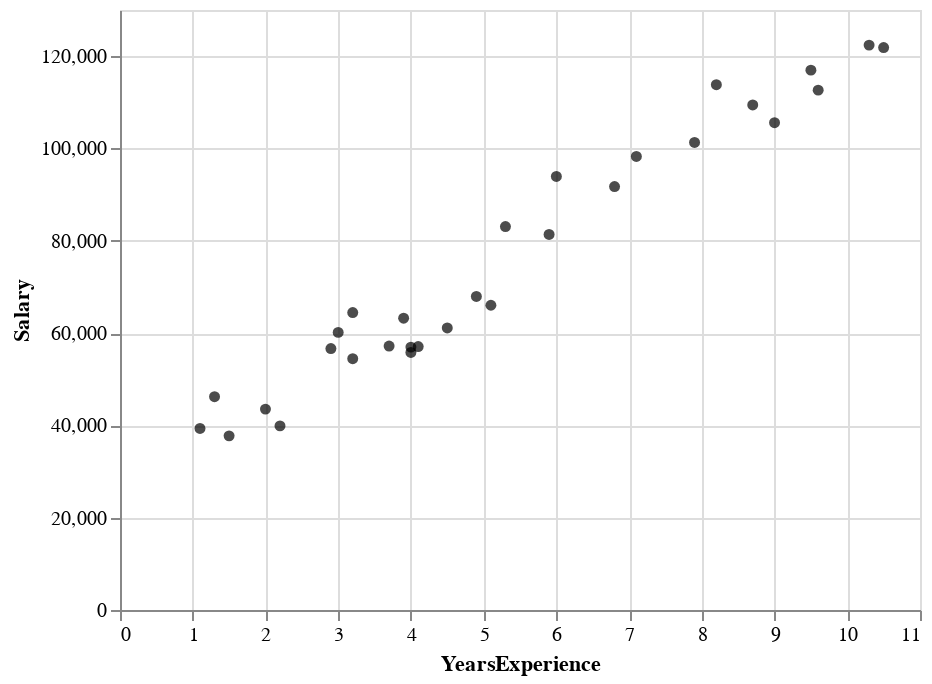

The notebook cell this image was saved under:
### Markdown cell above
## 1.1 Construct the basic building blocks of a HOPs visualization

In order to construct a HOPs visualization, we need the following functions:

1. A function to construct an Altair chart of the data: `get_salary_points_chart()`
2. A function to get one bootstrap sample of the linear regression fit: `get_one_bootstrap_salary_fit()`
3. A function to construct an Altair chart of one linear regression fit line: `get_salary_linear_fit_chart()`

Then we will combine all these functions together to make an animation.

### Question 1.1.1 Plot the data (5 points)

Construct a function, `get_salary_points_chart()`, which plots the data in `salary_df` as a scatterplot. The output should look like this:

![A scatterplot of Years of Experience (x axis) against Salary (y axis)](asset/assignment3_salary_points_chart.png)

### Code cell
def get_salary_points_chart():
    '''
    This function should return an altair plot object that is a scatterplot of
    the salary data, with YearsExperience on the x axis and Salary on the y axis
    '''
    salary = alt.Chart(salary_df).mark_circle(color="black") \
                .encode(
                alt.X("YearsExperience"), alt.Y("Salary")
                       )

    return salary
    #raise NotImplementedError()
    
get_salary_points_chart()

### Figure 1 — Vega-Lite specification as saved in the notebook (floating-point values rounded to 4 significant figures)
{"config": {"view": {"continuousWidth": 400, "continuousHeight": 300}}, "data": {"name": "data-09773d8f115bcdd7976eced50e1ebdda"}, "mark": {"type": "circle", "color": "black"}, "encoding": {"x": {"type": "quantitative", "field": "YearsExperience"}, "y": {"type": "quantitative", "field": "Salary"}}, "$schema": "https://vega.github.io/schema/vega-lite/v4.8.1.json", "datasets": {"data-09773d8f115bcdd7976eced50e1ebdda": [{"YearsExperience": 1.1, "Salary": 39340.0}, {"YearsExperience": 1.3, "Salary": 46200.0}, {"YearsExperience": 1.5, "Salary": 37730.0}, {"YearsExperience": 2.0, "Salary": 43520.0}, {"YearsExperience": 2.2, "Salary": 39890.0}, {"YearsExperience": 2.9, "Salary": 56640.0}, {"YearsExperience": 3.0, "Salary": 60150.0}, {"YearsExperience": 3.2, "Salary": 54440.0}, {"YearsExperience": 3.2, "Salary": 64440.0}, {"YearsExperience": 3.7, "Salary": 57190.0}, {"YearsExperience": 3.9, "Salary": 63220.0}, {"YearsExperience": 4.0, "Salary": 55790.0}, {"YearsExperience": 4.0, "Salary": 56960.0}, {"YearsExperience": 4.1, "Salary": 57080.0}, {"YearsExperience": 4.5, "Salary": 61110.0}, {"YearsExperience": 4.9, "Salary": 67940.0}, {"YearsExperience": 5.1, "Salary": 66030.0}, {"YearsExperience": 5.3, "Salary": 83090.0}, {"YearsExperience": 5.9, "Salary": 81360.0}, {"YearsExperience": 6.0, "Salary": 93940.0}, {"YearsExperience": 6.8, "Salary": 91740.0}, {"YearsExperience": 7.1, "Salary": 98270.0}, {"YearsExperience": 7.9, "Salary": 101300.0}, {"YearsExperience": 8.2, "Salary": 113800.0}, {"YearsExperience": 8.7, "Salary": 109400.0}, {"YearsExperience": 9.0, "Salary": 105600.0}, {"YearsExperience": 9.5, "Salary": 117000.0}, {"YearsExperience": 9.6, "Salary": 112600.0}, {"YearsExperience": 10.3, "Salary": 122400.0}, {"YearsExperience": 10.5, "Salary": 121900.0}]}}
